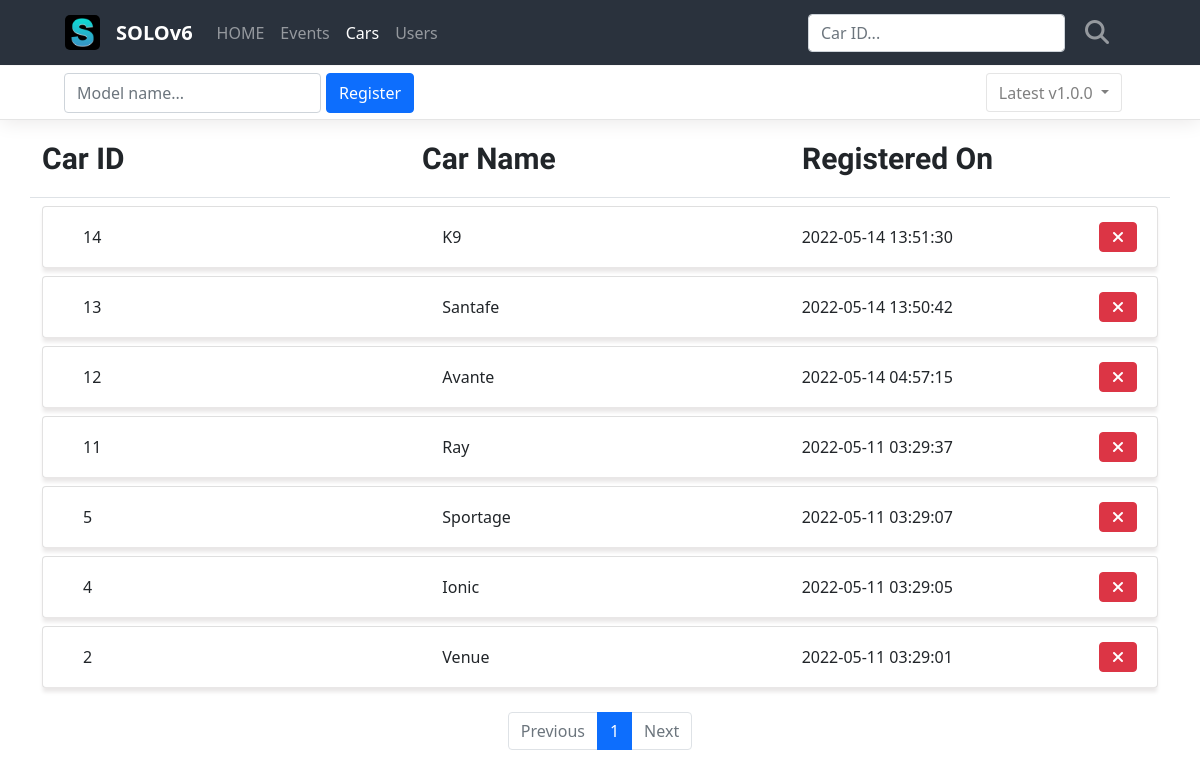
/cars/, run on an earlier commit of the app's database.
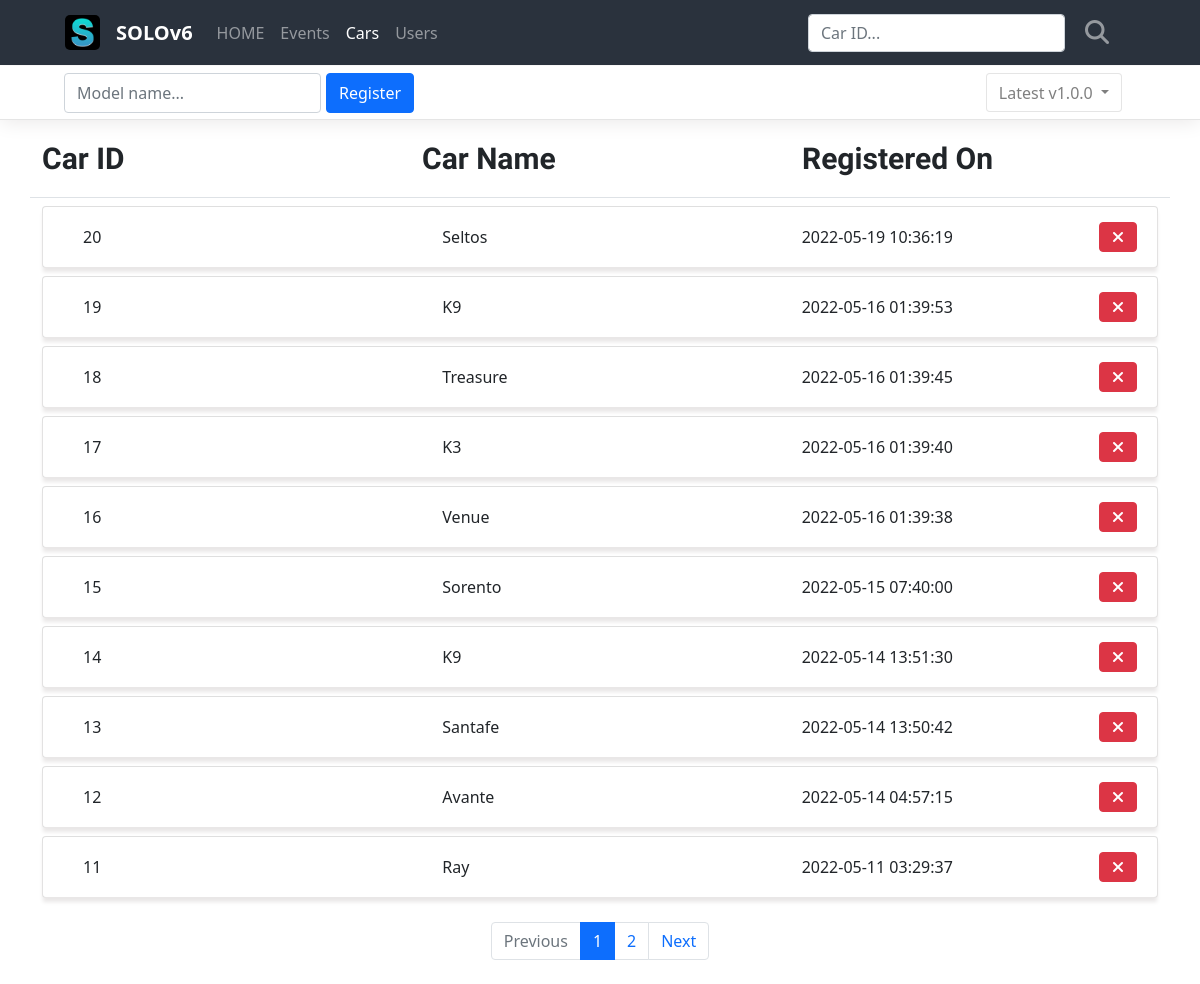
And on a later commit of the database.
### project/models/car.py (models this page shows, shortened)
class Car(db.Model):
    id = db.Column(db.Integer, primary_key=True)
    car_name = db.Column(db.String(10), nullable=False)
    registered_on = db.Column(db.DateTime(), default=func.now())

### project/routes/car_routes.py (the view)
@blueprint.route('/')
def cars():
    page = request.args.get('page', type=int, default=1)
    needle = request.args.get('needle', type=str, default='')
    car_list = CarModel.query.order_by(CarModel.registered_on.desc())
    if needle:
        car_list = car_list.filter(
            CarModel.id.ilike(needle)
        )
    car_list = car_list.paginate(page, per_page=10)
    return render_template('cars.html', car_list=car_list, page=page, needle=needle)

### project/templates/cars.html (shortened to what the changed rows need)
<link rel="stylesheet" href="../static/css/cars.css">
{% extends 'base.html' %}
{% block content %}
<div class="main">
    <div class="container list-box">
        {% if car_list %}
            {% for car in car_list.items %}
            <div class="card my-2">
                <div class="card-body">
                    <div class="row card-body-row">
                        <div class="col list-col">
                            {{ car.id }}
                        </div>
                        <div class="col list-col">
                            {{ car.car_name }}
                        </div>
                        <div class="col list-col">
                            {{ car.registered_on }}
                            <div class="cancel-box">
                                <form class="delete-form" action="{{ url_for('cars.delete') }}" method="post">
                                    <button type="submit" class="btn btn-danger mb-3 cancel-btn">
                                        <i class="fa-solid fa-xmark"></i>
                                    </button>
                                </form>
                            </div>
                        </div>
                    </div>
                </div>
            </div>
            {% endfor %}
        {% else %}
        <div class="row">
            <div class="col-12">
                <h2>❌ No Car Registered ❌</h2>
            </div>
        </div>
        {% endif %}
    </div>
</div>
<ul class="pagination my-4 justify-content-center">
    {% for page_num in car_list.iter_pages() %}
    {% if page_num %}
    {% if page_num != car_list.page %}
    <li class="page-item">
        <a class="page-link" href="?page={{ page_num }}">{{ page_num }}</a>
    </li>
    {% else %}
    <li class="page-item active" aria-current="page">
        <a class="page-link" href="javascript:void(0)">{{ page_num }}</a>
    </li>
    {% endif %}
    {% else %}
    <li class="disabled">
        <a class="page-link" href="javascript:void(0)">...</a>
    </li>
    {% endif %}
    {% endfor %}
    {% if car_list.has_next %}
    <li class="page-item">
        <a class="page-link" href="?page={{ car_list.next_num }}">Next</a>
    </li>
    {% else %}
    <li class="page-item disabled">
        <a class="page-link" tabindex="-1" aria-disabled="true" href="javascript:void(0)">Next</a>
    </li>
    {% endif %}
</ul>
{% endblock %}

What changed in the data, as far as the page shows it:
no longer on this page (row unchanged): Car: id "5", car_name "Sportage", registered_on "2022-05-11 03:29:07"
no longer on this page (row unchanged): Car: id "4", car_name "Ionic", registered_on "2022-05-11 03:29:05"
no longer on this page (row unchanged): Car: id "2", car_name "Venue", registered_on "2022-05-11 03:29:01"
added Car: id "20", car_name "Seltos", registered_on "2022-05-19 10:36:19"
added Car: id "19", car_name "K9", registered_on "2022-05-16 01:39:53"
added Car: id "18", car_name "Treasure", registered_on "2022-05-16 01:39:45"
added Car: id "17", car_name "K3", registered_on "2022-05-16 01:39:40"
added Car: id "16", car_name "Venue", registered_on "2022-05-16 01:39:38"
added Car: id "15", car_name "Sorento", registered_on "2022-05-15 07:40:00"
Also different on the page:
new list line: "2"
